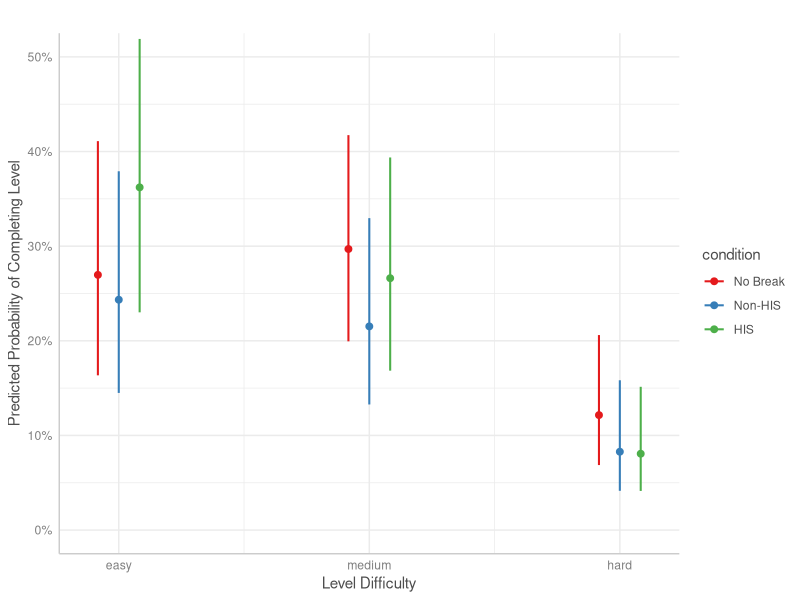
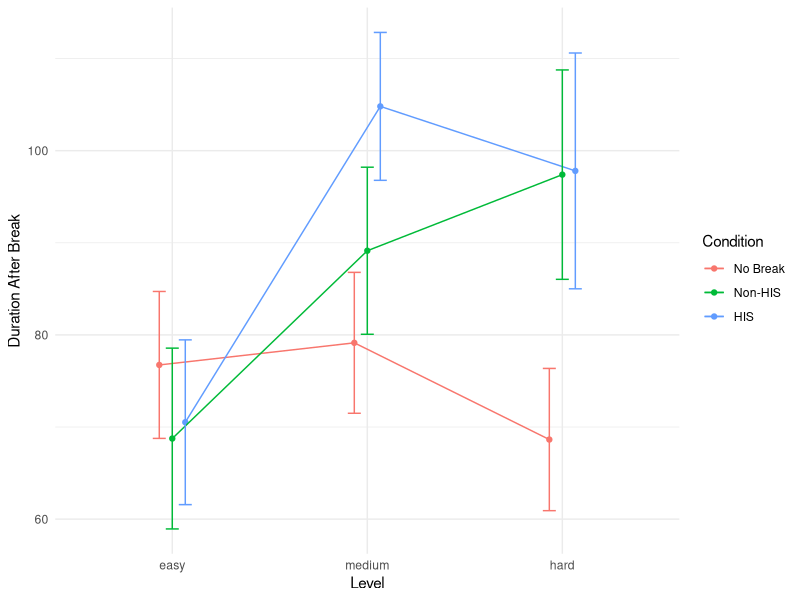

Source code (R) for these figures, in order:
install.packages("lme4")
install.packages("readxl")
install.packages("tidyverse")
install.packages("psych")
install.packages('lmerTest')
install.packages('ggeffects')
install.packages("rmarkdown")

library(lme4)
library(readxl)
library(tidyverse)
library(psych)
library(lmerTest)
library(ggeffects)
library(rmarkdown)

#Load data and preprocessing
data <- read_excel("data.xlsx", sheet = "raw")
data <- data %>%
  mutate(prolificPID = factor(prolificPID),
         levelNumber = factor(levelNumber),
         condition = recode(condition,
            `1` = "No Break",
            `2` = "Non-HIS",
            `3` = "HIS"         
         ),
         condition = factor(condition, levels = c("No Break", "Non-HIS", "HIS"))
)

survey <- read_excel("data.xlsx", sheet = "survey")

##### EXCLUSIONS #####

# Did not complete full study or restarted study

problematic_ids <- data %>%
  group_by(prolificPID) %>%
  summarise(row_count = n()) %>%
  filter(row_count != 3) %>%
  pull(prolificPID)

data <- data %>%
  filter(!prolificPID %in% problematic_ids)

#### RELIABILITIES #####

# We obtain Cronbach's alpha for each construct by using each participant's first possible use of a corresponding scale during the first trial. This excludes people who completed the puzzle early on their first trial and those that are in the no break condition for the first puzzle. The trial order is taken from the survey tab to get the first level.    

items <- data %>%
  filter(completedEarly == 0, condition != "No Break") %>%      
  left_join(
    survey %>%
      mutate(first_trial = as.integer(substr(trialOrder, 1, 1))) %>%    
      select(prolificPID, first_trial),                                 
    by = "prolificPID"
  ) %>%
  filter(levelNumber == first_trial) %>%                  
  select(starts_with("aha"), starts_with("nm"), starts_with("e"), starts_with("f"), starts_with("mw"), r1b, r2b, r3b, -first_trial) %>% 
  drop_na()

# Confirmatory Factor Analysis

fa_results <- fa(items, nfactors = 6, rotate = "oblimin")
fa_results

# Cronbach's alpha

alpha(items[,1:3]) # aha! experience

alpha(items[,4:6]) # new moves

alpha(items[,7:9]) # heightened enjoyment

alpha(items[,10:12]) # focused immersion

alpha(items[,13:15]) # mind wandering

alpha(items[,16:18]) # resources
  
##### GENERAL PERFORMANCE #####

# Completion
completion <- data %>%
  group_by(levelNumber) %>%
  summarise(
    completed_count = sum(completedLevel),              
    percent_completed = mean(completedLevel) * 100,     
    n = n()                                             
  )

completion # Completion count, average, and sample size

# Early completion
early_completion <- data %>%
  group_by(levelNumber) %>%
    summarize(
      completed_early_count = sum(completedEarly),         
      percent_completedearly = mean(completedEarly)*100,   
      n = n()                                              
    )

early_completion # Early completion count, average, and sample size

# Completion duration
completion_duration <- data %>%
  filter(completedLevel == 1) %>% 
  mutate(
    durationBreak = ifelse(durationBreak == "null", "0", durationBreak),
    totalTime = as.numeric(durationToBeatGame) - as.numeric(durationBreak)
    ) %>%
  group_by(levelNumber) %>%
    summarize(duration_to_beat_puzzle = mean(totalTime, na.rm = TRUE))   
              
completion_duration # Average duration to complete 

# For the ease of interpretation, rather than referring to the levels using the internal numbers, we can now classify based on their actual difficulties.

data <- data %>%
  mutate(levelNumber = recode(levelNumber,
                              `5` = "hard",
                              `7` = "easy",
                              `8` = "medium")) %>%
  rename(level = levelNumber) %>%
  mutate(level = factor(level, levels = c("easy", "medium", "hard")))


difficulty <- data %>% 
  group_by(level) %>% 
    summarize(
      average_difficulty = mean(difficultyValue, na.rm = TRUE)     
    )

difficulty #Average perceived difficulty

# Perceived impasse
impasse <- data %>% 
  group_by(level) %>% 
  summarize(
    average_impasse = mean(stuckValue, na.rm = TRUE)     
  )

impasse #Average perceived difficulty

##### MANIPULATION CHECKS #####

# We now explore whether our manipulation is valid. Here, we compare perceptions between the HIS and non-HIS conditions.

manipulation_data <- data %>%
  filter(condition != 1) %>% 
  drop_na(f1, f2, f3, nm1, nm2, nm3, e1, e2, e3, mw1, mw2, mw3, r1b, r2b, r3b, r1, r2, r3, ra, pw) %>% 
  mutate(
    focused_immersion = rowMeans(select(., f1, f2, f3)),
    heightened_enjoyment = rowMeans(select(., e1, e2, e3)),
    mind_wandering = rowMeans(select(., mw1, mw2, mw3)),
    perceived_use_of_new_strategies = rowMeans(select(., nm1, nm2, nm3)),
    resources_before = rowMeans(select(., r1b, r2b, r3b)),
    resources_after = rowMeans(select(., r1, r2, r3)),
    resources_difference = resources_after - resources_before
  )

# Mixed effects models are used here to account for the repeated measures in our experiment (i.e., control for baseline differences among participants). 

fi_lm <- lmer(focused_immersion ~ condition + (1|prolificPID), data = manipulation_data)
summary(fi_lm) # focused immersion

he_lm <- lmer(heightened_enjoyment ~ condition + (1|prolificPID), data = manipulation_data)
summary(he_lm) # heightened enjoyment

mw_lm <- lmer(mind_wandering ~ condition + (1|prolificPID), data = manipulation_data)
summary(mw_lm) # mind-wandering

pw_lm <- lmer(pw ~ condition + (1|prolificPID), data = manipulation_data)
summary(pw_lm) # active work on the puzzle during break

rd_lm <- lmer(resources_difference ~ condition + (1|prolificPID), data = manipulation_data)
summary(rd_lm) # change in resources

r_lm <- lmer(ra ~ condition + (1|prolificPID), data = manipulation_data)
summary(r_lm) # perceived recovery after break

nm_lm <- lmer(perceived_use_of_new_strategies ~ condition + (1|prolificPID), data = manipulation_data)
summary(nm_lm) # perceived use of new strategies/moves after a break

##### EXPLORATORY ANALYSES ###### 

# Is mind wandering related to completion likelihood?
lm1 <- glmer(completedLevel ~ mind_wandering + (1|prolificPID), family="binomial", data = manipulation_data)
summary(lm1)

# Is the perceived use of new strategies related to completion likelihood?
lm2 <- glmer(completedLevel ~ perceived_use_of_new_strategies + (1|prolificPID), family="binomial", data = manipulation_data)
summary(lm2)

##### INSIGHT EXPERIENCE ######

# We can see if Sokoban is a valid non-routine problem by exploring whether people perceived an aha! moment when they completed a level. Furthermore, those who solved the puzzle after a longer time are more likely to have experienced this than those that quickly completed the puzzles.

insight_data  <- data %>% 
  drop_na(aha1, aha2, aha3) %>% 
  mutate(
    aha = rowMeans(select(., aha1, aha2, aha3))
  )

i_lm <- lmer(aha ~ completedLevel + completedEarly + (1|prolificPID), data = insight_data)
summary(i_lm) 

##### MAIN ANALYSES ######

# First, we check if any of the control variables are relevant. Not enough participants identified as neither male or female at birth and as ambidextrous, so these participants are excluded. However, they are used in the main analyses if we exclude these variables in the models. 

main_data <- data %>%
  left_join(
    survey %>%
      select(prolificPID, age, handedness, sex, videoGameHours, smartphoneHours, sokobanFamiliarity, digitalDeviceHours, shortFormVideos, trialOrder, conditionOrder),
    by = "prolificPID"
  ) %>%
  filter(
    sex %in% c(0, 1), # 1 participant put other
    handedness %in% c(0,1), # 5 participants put ambidextrous
    prolificPID != "6466190f0491049a32d5b0fc", # this participant put an invalid age (-57)
    completedEarly != 1 # include only those who encountered manipulations
    ) %>%
  mutate(
    sex = factor(sex, levels = c(0, 1), labels = c("Female", "Male")),
    handedness = factor(handedness, levels = c(0, 1), labels = c("Left", "Right")),
    trialOrder = factor(trialOrder),
    conditionOrder = factor(conditionOrder)
    )

# Base model, completion likelihood   

model_base <- glmer(completedLevel ~  level * condition + (1|prolificPID), family="binomial", control = glmerControl(optimizer = "bobyqa"), data = main_data)

# Including 1 Control

model_age <- glmer(completedLevel ~  level * condition + age + (1|prolificPID), family="binomial", control = glmerControl(optimizer = "bobyqa"), data = main_data)

model_sex <- glmer(completedLevel ~  level * condition + sex + (1|prolificPID), family="binomial", control = glmerControl(optimizer = "bobyqa"), data = main_data)

model_handedness <- glmer(completedLevel ~  level * condition + handedness + (1|prolificPID), family="binomial", control = glmerControl(optimizer = "bobyqa"), data = main_data)

model_videoGames <- glmer(completedLevel ~  level * condition + videoGameHours + (1|prolificPID), family="binomial", control = glmerControl(optimizer = "bobyqa"), data = main_data)

model_smartphones <- glmer(completedLevel ~  level * condition + smartphoneHours + (1|prolificPID), family="binomial", control = glmerControl(optimizer = "bobyqa"), data = main_data)

model_sokoban <- glmer(completedLevel ~  level * condition + sokobanFamiliarity + (1|prolificPID), family="binomial", control = glmerControl(optimizer = "bobyqa"), data = main_data)

model_digitalDevice <- glmer(completedLevel ~  level * condition + digitalDeviceHours + (1|prolificPID), family="binomial", control = glmerControl(optimizer = "bobyqa"), data = main_data)

model_shortFormVideos <- glmer(completedLevel ~  level * condition + shortFormVideos + (1|prolificPID), family="binomial", control = glmerControl(optimizer = "bobyqa"), data = main_data)

model_trialOrder <- glmer(completedLevel ~  level * condition + trialOrder + (1|prolificPID), family="binomial", control = glmerControl(optimizer = "bobyqa"), data = main_data)

model_conditionOrder <- glmer(completedLevel ~  level * condition + conditionOrder + (1|prolificPID), family="binomial", control = glmerControl(optimizer = "bobyqa"), data = main_data)

models <- list(
  base = model_base,
  age = model_age,
  sex = model_sex,
  handedness = model_handedness,
  videoGames = model_videoGames,
  smartphones = model_smartphones,
  sokoban = model_sokoban,
  digitalDevice = model_digitalDevice,
  shortFormVideos = model_shortFormVideos,
  trialOrder = model_trialOrder,
  conditionOrder = model_conditionOrder
)

# Comparing Models
aic_results <- sapply(models, AIC)
aic_results <- sort(aic_results)
aic_results

bic_results <- sapply(models, BIC)
bic_results <- sort(bic_results)
bic_results

# Sex and daily video game playtime improve the model quality, however including both of them does not significantly improve model fit compared to the model with sex alone

model_sex_videoGames <- glmer(completedLevel ~  level * condition + sex + videoGameHours + (1|prolificPID), family="binomial", control = glmerControl(optimizer = "bobyqa"), data = main_data)

summary(model_sex_videoGames)

anova(model_sex_videoGames, model_sex)

predictions <- ggpredict(model_sex, terms = c("level", "condition"))

plot(predictions) +
  labs(title = "",
       x = "Level Difficulty", y = "Predicted Probability of Completing Level") +
  coord_cartesian(ylim = c(0, .5)) 

# Duration after break 

completed_data <- main_data %>% 
  filter(completedLevel == 1) %>% 
  mutate(
    durationAfterBreak = as.numeric(durationAfterBreak)
  )

# Comparing models
lm_base <- lmer(durationAfterBreak ~  level * condition + (1|prolificPID), data = completed_data)

lm_age <- lmer(durationAfterBreak ~  level * condition + age + (1|prolificPID), data = completed_data)

lm_sex <- lmer(durationAfterBreak ~  level * condition + sex + (1|prolificPID), data = completed_data)

lm_handedness <- lmer(durationAfterBreak ~  level * condition + handedness + (1|prolificPID), data = completed_data)

lm_videoGames <- lmer(durationAfterBreak ~  level * condition + videoGameHours + (1|prolificPID), data = completed_data)

lm_smartphones <- lmer(durationAfterBreak ~  level * condition + smartphoneHours + (1|prolificPID), data = completed_data)

lm_sokoban <- lmer(durationAfterBreak ~  level * condition + sokobanFamiliarity + (1|prolificPID), data = completed_data)

lm_digitalDevice <- lmer(durationAfterBreak ~  level * condition + digitalDeviceHours + (1|prolificPID), data = completed_data)

lm_shortFormVideos <- lmer(durationAfterBreak ~  level * condition + shortFormVideos + (1|prolificPID), data = completed_data)

lm_trialOrder <- lmer(durationAfterBreak ~  level * condition + trialOrder + (1|prolificPID), data = completed_data)

lm_conditionOrder <- lmer(durationAfterBreak ~  level * condition + conditionOrder + (1|prolificPID), data = completed_data)

models2 <- list(
  base = lm_base,
  age = lm_age,
  sex = lm_sex,
  handedness = lm_handedness,
  videoGames = lm_videoGames,
  smartphones = lm_smartphones,
  sokoban = lm_sokoban,
  digitalDevice = lm_digitalDevice,
  shortFormVideos = lm_shortFormVideos,
  trialOrder = lm_trialOrder,
  conditionOrder = lm_conditionOrder
)

# Comparing Models
aic_results2 <- sapply(models2, AIC)
aic_results2 <- sort(aic_results2)
aic_results2

bic_results2 <- sapply(models2, BIC)
bic_results2 <- sort(bic_results2)
bic_results2


ggplot(completed_data, aes(x = level, y = durationAfterBreak, color = condition, group = condition)) +
  stat_summary(fun = mean, geom = "point", position = position_dodge(width = 0.2)) +
  stat_summary(fun = mean, geom = "line", aes(group = condition), position = position_dodge(width = 0.2)) +
  stat_summary(fun.data = mean_se, geom = "errorbar", width = 0.2, position = position_dodge(width = 0.2)) +
  labs(x = "Level", y = "Duration After Break", color = "Condition") +
  theme_minimal()
